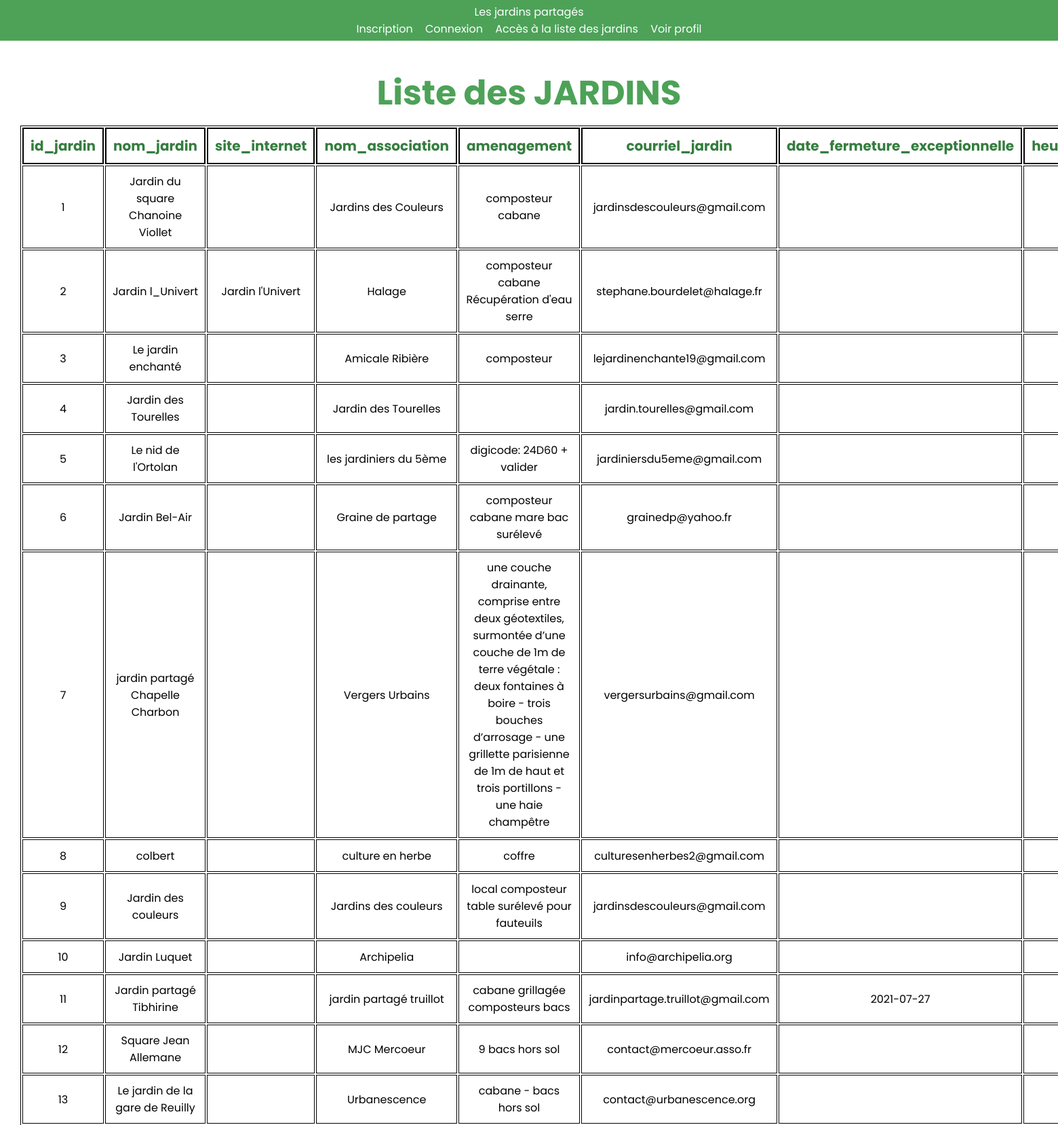
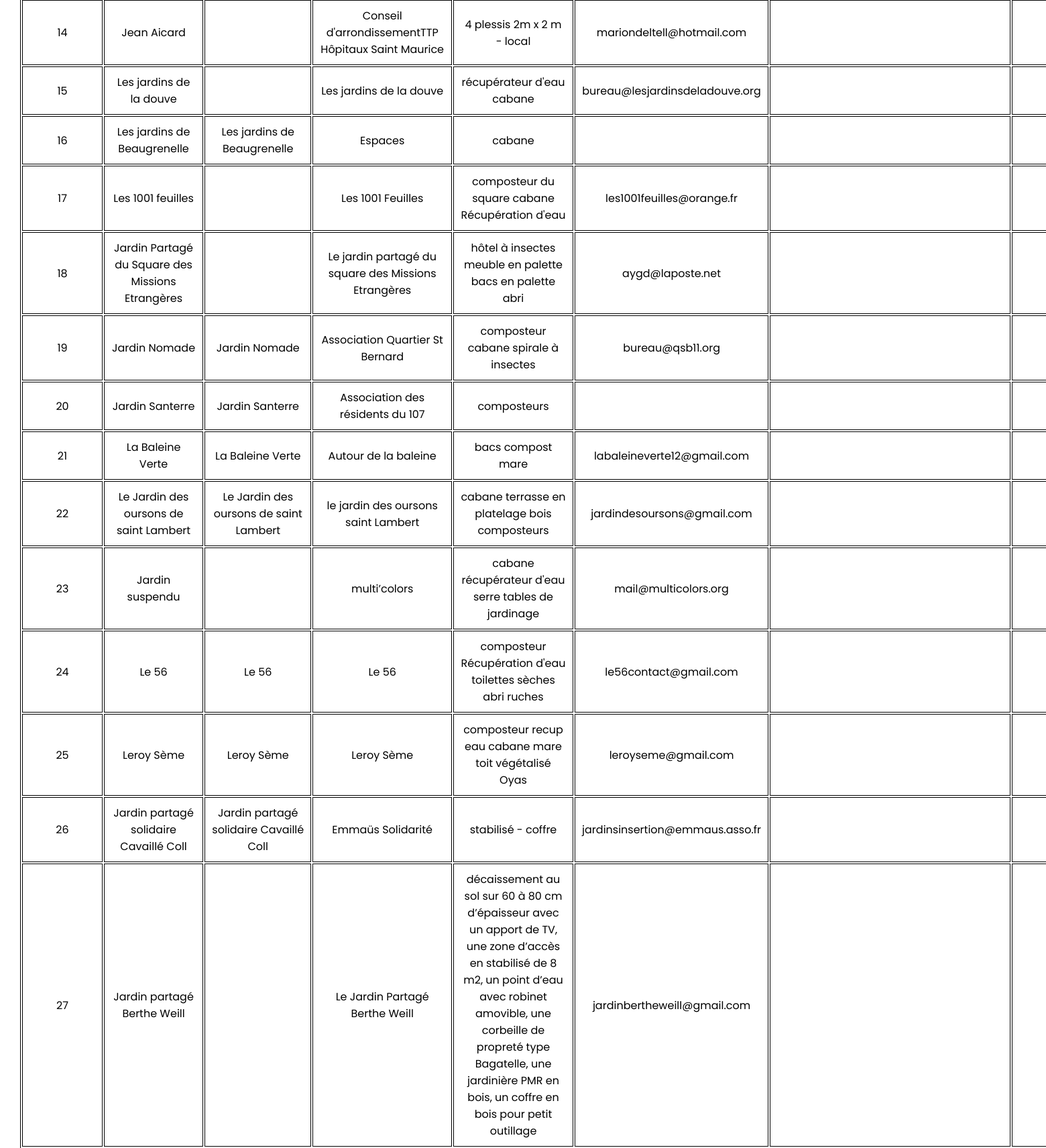
Page /admin/afficheJARDIN.php (upper part) on the committed database (2 pictures, top to bottom).
### tables this page shows
CREATE TABLE JARDIN(
 id_jardin INT PRIMARY KEY AUTO_INCREMENT,
nom_jardin VARCHAR(100) UNIQUE,
 site_internet VARCHAR(100),
 nom_association VARCHAR(100) NOT NULL,
 amenagement TEXT,
 courriel_jardin TEXT,
 date_fermeture_exceptionnelle DATE,
 heure_ouverture TIME,
 heure_fermeture TIME,
 id_adresse INT NOT NULL,
 FOREIGN KEY(id_adresse) REFERENCES ADRESSE(id_adresse) ON DELETE CASCADE ON UPDATE CASCADE
);

### admin/afficheJARDIN.php (the view, shortened to what this page needs)
<header>
            <div class="conteneur">
                <div>
                    <a href="../index.php">Les jardins partagés</a>
                </div>
                <nav>
                    <a href="../accueil_adh.php?page=inscription">Inscription</a>
                    <a href="../accueil_adh.php?page=connexion">Connexion</a>
                    <a href="../accueil_adh.php?page=liste">Accès à la liste des jardins</a>
                    <a href="../accueil_adh.php?page=profil">Voir profil</a>
                </nav>
            </div>
        </header>
        <section>
            <div class="conteneur">
<?php
require_once("../inc/entete.inc.php");
?>
<h1>Liste des JARDINS </h1>
<table>
    <tr>
        <th>id_jardin</th>
        <th>nom_jardin</th>
        <th>site_internet</th>
        <th>nom_association</th>
        <th>amenagement</th>
        <th>courriel_jardin</th>
        <th>date_fermeture_exceptionnelle</th>
        <th>heure_ouverture</th>
    </tr>
    <?php
    try {
        $db = connectBD();
        foreach ($db->query('SELECT * from JARDIN') as $ligne) {
            echo '<tr>
                <td>' . $ligne['id_jardin'] . '</td>
                <td>' . $ligne['nom_jardin'] . '</td>
                <td>' . $ligne['site_internet'] . '</td>
                <td>' . $ligne['nom_association'] . '</td>
                <td>' . $ligne['amenagement'] . '</td>
                <td>' . $ligne['courriel_jardin'] . '</td>
                <td>' . $ligne['date_fermeture_exceptionnelle'] . '</td>
                <td>' . $ligne['heure_ouverture'] . '</td>
                <td>' . $ligne['heure_fermeture'] . '</td>
                <td>' . $ligne['id_adresse'] . '</td><td>';
                echo '</td></tr>';
        }
    } catch (PDOException $e) {
        echo '<div class=erreur> Erreur de connexion à la base de données ! </div>';
        echo  $e->getMessage() . "<br/>";
        die();
    }
    ?>
</table>
<?php require_once('../inc/bas.inc.php'); ?>

### inc/css/style.css (style rules this page uses)
* { margin: 0; font-family: 'Poppins', sans-serif; }
a { text-decoration: none; color: #000; }
h1 { font-size: 50px; text-align: center; color: #4da258; padding: 10px; flex-direction: column; }
.conteneur { margin: 0 auto; }
table { border:1px solid black; position:relative; text-align: center; margin-left: auto; margin-right: auto; }
th { font-size: 20px; color: #357d3f; padding: 10px; border:2px solid black; text-align: center; }
td { border:1px solid rgb(0, 0, 0); text-align: center; padding: 10px; }
header { background: #4da258; padding: 5px; text-align: center; }
header nav { display: inline; }
header a { color: #ffffff; text-decoration: none; padding: 7px; }
section { padding: 30px; min-height: 800px; text-align: center; }
body { background-color:#ffffff; font-family:Verdana,Helvetica,Arial,sans-serif; }

### rows in the picture
jardin: id_jardin "1", nom_jardin "Jardin du square Chanoine Viollet", nom_association "Jardins des Couleurs", amenagement "composteur cabane", courriel_jardin "jardinsdescouleurs@gmail.com"
jardin: id_jardin "2", nom_jardin "Jardin l_Univert", site_internet "Jardin l'Univert", nom_association "Halage", amenagement "composteur cabane Récupération d'eau serre", courriel_jardin "stephane.bourdelet@halage.fr"
jardin: id_jardin "3", nom_jardin "Le jardin enchanté", nom_association "Amicale Ribière", amenagement "composteur", courriel_jardin "lejardinenchante19@gmail.com"
jardin: id_jardin "4", nom_jardin "Jardin des Tourelles", nom_association "Jardin des Tourelles", courriel_jardin "jardin.tourelles@gmail.com"
jardin: id_jardin "5", nom_jardin "Le nid de l'Ortolan", nom_association "les jardiniers du 5ème", amenagement "digicode: 24D60 + valider", courriel_jardin "jardiniersdu5eme@gmail.com"
jardin: id_jardin "6", nom_jardin "Jardin Bel-Air", nom_association "Graine de partage", amenagement "composteur cabane mare bac surélevé", courriel_jardin "grainedp@yahoo.fr"
jardin: id_jardin "7", nom_jardin "jardin partagé Chapelle Charbon", nom_association "Vergers Urbains", amenagement "une couche drainante, comprise entre deux géotextiles, surmontée d’une couche de 1m de terre végétale : deux fontaines à boire - trois bouches d’arrosage - une grillette parisienne de 1m de haut et trois portillons - une haie champêtre", courriel_jardin "vergersurbains@gmail.com"
jardin: id_jardin "8", nom_jardin "colbert", nom_association "culture en herbe", amenagement "coffre", courriel_jardin "culturesenherbes2@gmail.com"
jardin: id_jardin "9", nom_jardin "Jardin des couleurs", nom_association "Jardins des couleurs", amenagement "local composteur table surélevé pour fauteuils", courriel_jardin "jardinsdescouleurs@gmail.com"
jardin: id_jardin "10", nom_jardin "Jardin Luquet", nom_association "Archipelia", courriel_jardin "info@archipelia.org"
jardin: id_jardin "11", nom_jardin "Jardin partagé Tibhirine", nom_association "jardin partagé truillot", amenagement "cabane grillagée composteurs bacs", courriel_jardin "jardinpartage.truillot@gmail.com", date_fermeture_exceptionnelle "2021-07-27"
jardin: id_jardin "12", nom_jardin "Square Jean Allemane", nom_association "MJC Mercoeur", amenagement "9 bacs hors sol", courriel_jardin "contact@mercoeur.asso.fr"
jardin: id_jardin "13", nom_jardin "Le jardin de la gare de Reuilly", nom_association "Urbanescence", amenagement "cabane - bacs hors sol", courriel_jardin "contact@urbanescence.org"
jardin: id_jardin "14", nom_jardin "Jean Aicard", nom_association "Conseil d'arrondissementTTP Hôpitaux Saint Maurice", amenagement "4 plessis 2m x 2 m - local", courriel_jardin "mariondeltell@hotmail.com"
jardin: id_jardin "15", nom_jardin "Les jardins de la douve", nom_association "Les jardins de la douve", amenagement "récupérateur d'eau cabane", courriel_jardin "bureau@lesjardinsdeladouve.org"
jardin: id_jardin "16", nom_jardin "Les jardins de Beaugrenelle", site_internet "Les jardins de Beaugrenelle", nom_association "Espaces", amenagement "cabane"
jardin: id_jardin "17", nom_jardin "Les 1001 feuilles", nom_association "Les 1001 Feuilles", amenagement "composteur du square cabane Récupération d'eau", courriel_jardin "les1001feuilles@orange.fr"
jardin: id_jardin "18", nom_jardin "Jardin Partagé du Square des Missions Etrangères", nom_association "Le jardin partagé du square des Missions Etrangères", amenagement "hôtel à insectes meuble en palette bacs en palette abri", courriel_jardin "aygd@laposte.net"
jardin: id_jardin "19", nom_jardin "Jardin Nomade", site_internet "Jardin Nomade", nom_association "Association Quartier St Bernard", amenagement "composteur cabane spirale à insectes", courriel_jardin "bureau@qsb11.org"
jardin: id_jardin "20", nom_jardin "Jardin Santerre", site_internet "Jardin Santerre", nom_association "Association des résidents du 107", amenagement "composteurs"
jardin: id_jardin "21", nom_jardin "La Baleine Verte", site_internet "La Baleine Verte", nom_association "Autour de la baleine", amenagement "bacs compost mare", courriel_jardin "labaleineverte12@gmail.com"
jardin: id_jardin "22", nom_jardin "Le Jardin des oursons de saint Lambert", site_internet "Le Jardin des oursons de saint Lambert", nom_association "le jardin des oursons saint Lambert", amenagement "cabane terrasse en platelage bois composteurs", courriel_jardin "jardindesoursons@gmail.com"
jardin: id_jardin "23", nom_jardin "Jardin suspendu", nom_association "multi’colors", amenagement "cabane récupérateur d'eau serre tables de jardinage", courriel_jardin "mail@multicolors.org"
jardin: id_jardin "24", nom_jardin "Le 56", site_internet "Le 56", nom_association "Le 56", amenagement "composteur Récupération d'eau toilettes sèches abri ruches", courriel_jardin "le56contact@gmail.com"
jardin: id_jardin "25", nom_jardin "Leroy Sème", site_internet "Leroy Sème", nom_association "Leroy Sème", amenagement "composteur recup eau cabane mare toit végétalisé Oyas", courriel_jardin "leroyseme@gmail.com"
jardin: id_jardin "26", nom_jardin "Jardin partagé solidaire Cavaillé Coll", site_internet "Jardin partagé solidaire Cavaillé Coll", nom_association "Emmaüs Solidarité", amenagement "stabilisé - coffre", courriel_jardin "jardinsinsertion@emmaus.asso.fr"
jardin: id_jardin "27", nom_jardin "Jardin partagé Berthe Weill", nom_association "Le Jardin Partagé Berthe Weill", amenagement "décaissement au sol sur 60 à 80 cm d’épaisseur avec un apport de TV, une zone d’accès en stabilisé de 8 m2, un point d’eau avec robinet amovible, une corbeille de propreté type Bagatelle, une jardinière PMR en bois, un coffre en bois pour petit outillage", courriel_jardin "jardinbertheweill@gmail.com"
